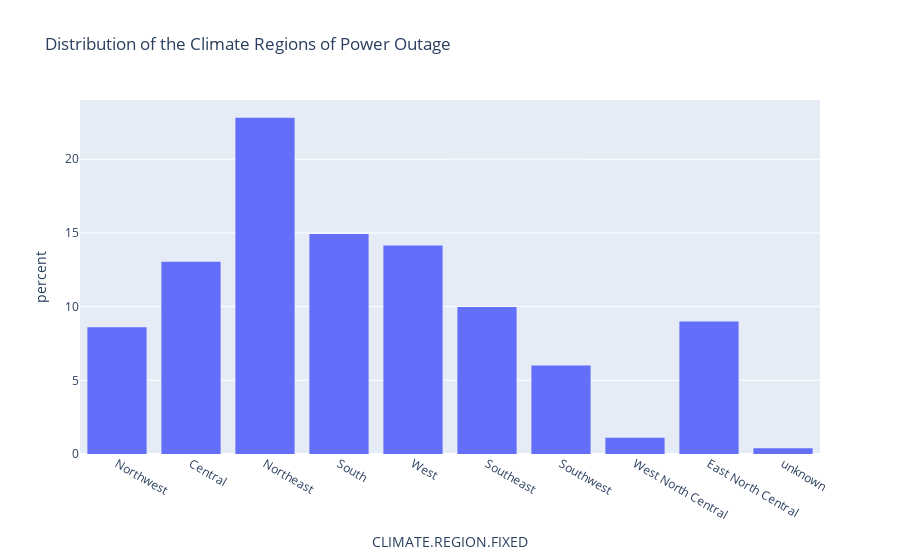

Source (notebook cell):
### Code cell
outage["CLIMATE.REGION.FIXED"] = outage['CLIMATE.REGION'].fillna('unknown')
climate = px.histogram(outage, x="CLIMATE.REGION.FIXED", nbins=50, histnorm='percent', 
                   title='Distribution of the Climate Regions of Power Outage')
climate
# climate.write_html(r'C:\Users\Zly19\dsc80-2023-wi\projects\climate.html', include_plotlyjs='cdn')

### Figure 1 — Plotly figure (JSON) as saved in the notebook; plotly's stock layout.template omitted (floating-point values rounded to 4 significant figures; data arrays with more than 128 entries replaced by an {"elided": "..."} marker saying what was removed)
{"data": [{"alignmentgroup": "True", "bingroup": "x", "histnorm": "percent", "hovertemplate": "CLIMATE.REGION.FIXED=%{x}<br>percent=%{y}<extra></extra>", "legendgroup": "", "marker": {"color": "#636efa", "pattern": {"shape": ""}}, "name": "", "nbinsx": 50, "offsetgroup": "", "orientation": "v", "showlegend": false, "type": "histogram", "x": {"elided": "1534 str values"}, "xaxis": "x", "yaxis": "y"}], "layout": {"barmode": "relative", "legend": {"tracegroupgap": 0}, "title": {"text": "Distribution of the Climate Regions of Power Outage"}, "xaxis": {"anchor": "y", "domain": [0, 1], "title": {"text": "CLIMATE.REGION.FIXED"}}, "yaxis": {"anchor": "x", "domain": [0, 1], "title": {"text": "percent"}}}}
